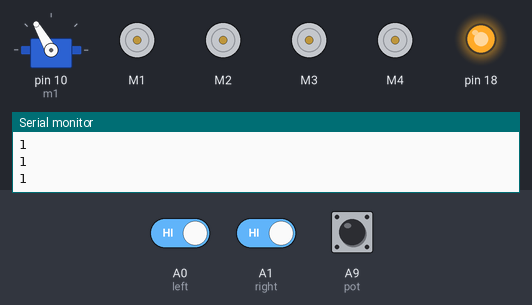
The sketch below on a simulated Arduino Mega 2560, built with avr-gcc and run on an emulated ATmega2560. On the bench: servo, 4 × DC motor (green arrow = forward, orange = backward, longer = faster), output pins drawn as LEDs (lit = HIGH), the last lines printed to the serial monitor. Inputs (shaded band) come from the test bench; at power-on: A0 (left) HIGH, A1 (right) HIGH, A9 (pot) HIGH.

Above: at 4.2 s.
4.3 s: A0 (left) driven LOW and A1 (right) driven LOW
At 8.4 s:
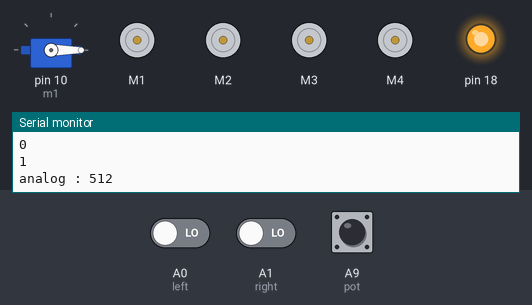
At 13.46 s:
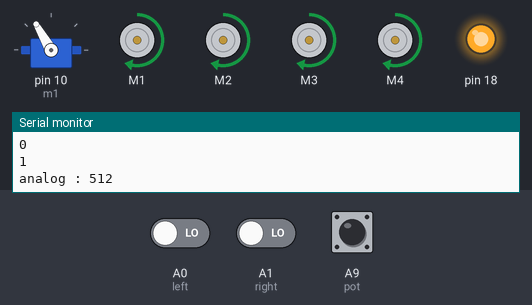
Timing chart, 0 to 14.8 s (numbered marks = the images above; inputs shaded):
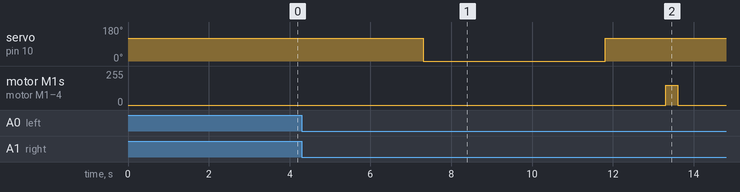

Measured:
- after the input at 4.3 s, servo on pin 10 (m1): 120° → 0° after 3.0 s, → 120° 4.5 s later; motor M1–4: stopped → forward 150/255 after 9.0 s, → stopped 0.30 s later

The sketch:

code.ino
```cpp
//ARDUINO LINE FOLLOWING CAR//
// YOU HAVE TO INSTALL THE AFMOTOR LIBRARY BEFORE UPLOAD THE CODE//
// GO TO SKETCH >> INCLUDE LIBRARY >> ADD .ZIP LIBRARY >> SELECT AF MOTOR ZIP FILE //

//including the libraries
#include <AFMotor.h>
#include<Servo.h>
Servo m1;
//defining pins and variables
#define left A0
#define right A1
#define pot A9

int sensorPin = A8;                                //Defines the pin of moisture sensor pin
int sensorValue;


//defining motors
AF_DCMotor motor1(1, MOTOR12_1KHZ);
AF_DCMotor motor2(2, MOTOR12_1KHZ);
AF_DCMotor motor3(3, MOTOR34_1KHZ);
AF_DCMotor motor4(4, MOTOR34_1KHZ);


void setup() {

  //declaring pin types
  pinMode(left,INPUT);
  pinMode(right,INPUT);
  pinMode(pot,INPUT);
    m1.attach(10);                             //Define the attached pin for servo motor 1
  m1.write(120);
  //begin serial communication
  Serial.begin(9600);
  digitalWrite(18, HIGH);
  pinMode(18, OUTPUT);
  delay(3000);
}

void loop(){
  //printing values of the sensors to the serial monitor
  Serial.println(digitalRead(left));

  Serial.println(digitalRead(right));
  Serial.println(digitalRead(pot));


  //line detected by both
  if(digitalRead(left)==0 && digitalRead(right)==0 && digitalRead(pot)==0){
    //Forward
    motor1.run(FORWARD);
    motor1.setSpeed(150);
    motor2.run(FORWARD);
    motor2.setSpeed(150);
    motor3.run(FORWARD);
    motor3.setSpeed(150);
    motor4.run(FORWARD);
    motor4.setSpeed(150);
  }
  //line detected by left sensor
  else if(digitalRead(left)==0 && !digitalRead(right)==0 && digitalRead(pot)==0){
    //turn left
    motor1.run(FORWARD);
    motor1.setSpeed(200);
    motor2.run(FORWARD);
    motor2.setSpeed(200);
    motor3.run(BACKWARD);
    motor3.setSpeed(200);
    motor4.run(BACKWARD);
    motor4.setSpeed(200);

  }
  //line detected by right sensor
  else if(!digitalRead(left)==0 && digitalRead(right)==0 && digitalRead(pot)==0){
    //turn right
    motor1.run(BACKWARD);
    motor1.setSpeed(200);
    motor2.run(BACKWARD);
    motor2.setSpeed(200);
    motor3.run(FORWARD);
    motor3.setSpeed(200);
    motor4.run(FORWARD);
    motor4.setSpeed(200);

  }
  //line detected by none
  else if(!digitalRead(left)==0 && !digitalRead(right)==0){
    //stop
    motor1.run(RELEASE);
    motor1.setSpeed(0);
    motor2.run(RELEASE);
    motor2.setSpeed(0);
    motor3.run(RELEASE);
    motor3.setSpeed(0);
    motor4.run(RELEASE);
    motor4.setSpeed(0);

  }


    if(digitalRead(left)==0 && digitalRead(right)==0 && !digitalRead(pot)==0){
    //Forward
    motor1.run(RELEASE);
    motor1.setSpeed(0);
    motor2.run(RELEASE);
    motor2.setSpeed(0);
    motor3.run(RELEASE);
    motor3.setSpeed(0);
    motor4.run(RELEASE);
    motor4.setSpeed(0);
    delay(3000);
   m1.write(0);
   delay(500);
   sensorValue = analogRead(sensorPin);
   Serial.print("analog : ");
   Serial.println(sensorValue);
   delay(4000);
   if(sensorValue>=900){
delay(1500);
            digitalWrite(18, LOW);
delay(10000);
            digitalWrite(18, HIGH);
         delay(3000);
m1.write(120);
delay(1500);

    motor1.run(FORWARD);
    motor1.setSpeed(150);
    motor2.run(FORWARD);
    motor2.setSpeed(150);
    motor3.run(FORWARD);
    motor3.setSpeed(150);
    motor4.run(FORWARD);
    motor4.setSpeed(150);
delay(300);}
else{
  m1.write(120);
  delay(1500);
    motor1.run(FORWARD);
    motor1.setSpeed(150);
    motor2.run(FORWARD);
    motor2.setSpeed(150);
    motor3.run(FORWARD);
    motor3.setSpeed(150);
    motor4.run(FORWARD);
    motor4.setSpeed(150);
delay(300);}
  }

  }
```
